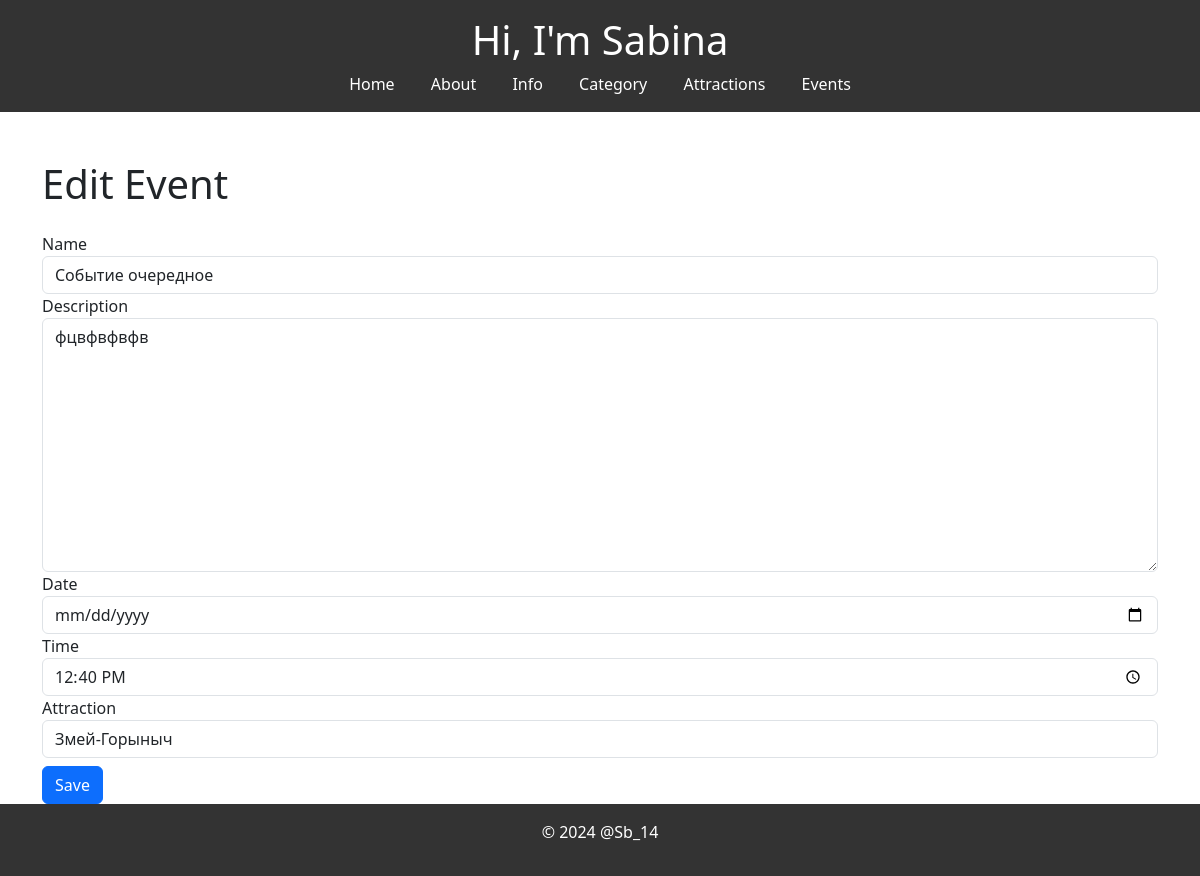
The page /events/edit/6/ on the database its author committed.
### myapp/models.py (models this page shows, shortened)
class Event(models.Model):
    name = models.CharField(max_length=100, verbose_name='Название')
    description = models.TextField(verbose_name='Описание')
    date = models.DateField(verbose_name='Дата')
    time = models.TimeField(verbose_name='Время')
    attraction = models.ForeignKey(Attraction, on_delete=models.CASCADE, verbose_name='Достопримечательность')
    created_at = models.DateTimeField(auto_now_add=True, verbose_name='Дата создания')
    is_active = models.BooleanField(default=True, verbose_name='Активно')
    class Meta:
        verbose_name = 'Событие'
        verbose_name_plural = 'События'

### myapp/views.py (the view)
# urls.py: path('events/edit/<int:pk>/', views.edit_event, name='edit_event'),
def edit_event(request, pk):
    event = get_object_or_404(Event, pk=pk)
    if request.method == 'POST':
        form = EventForm(request.POST, instance=event)
        if form.is_valid():
            form.save()
            return redirect('event_list')
    else:
        form = EventForm(instance=event)
    return render(request, 'myapp/edit_event.html', {'form': form})

### myapp/forms.py
class EventForm(forms.ModelForm):
    class Meta:
        model = Event
        fields = ['name', 'description', 'date', 'time', 'attraction']
        widgets = {
            'name': forms.TextInput(attrs={'class': 'form-control'}),
            'description': forms.Textarea(attrs={'class': 'form-control'}),
            'date': forms.DateInput(attrs={'class': 'form-control', 'type': 'date'}),
            'time': forms.TimeInput(attrs={'class': 'form-control', 'type': 'time'}),
            'attraction': forms.Select(attrs={'class': 'form-control'}),
        }

### myapp/models.py (called while the page is built)
    def __str__(self):
        return self.name

### myapp/templates/myapp/edit_event.html (shortened to what this page needs)
{% extends 'myapp/layout.html' %}
{% load static %}
{% block body %}
{% include 'myapp/header.html' %}
<div class="container mt-5">
    <h1 class="mb-4">Edit Event</h1>
    <form method="post">
        <div class="form-group">
            <label for="name">Name</label>
            {{ form.name }}
        </div>
        <div class="form-group">
            <label for="description">Description</label>
            {{ form.description }}
        </div>
        <div class="form-group">
            <label for="date">Date</label>
            {{ form.date }}
        </div>
        <div class="form-group">
            <label for="time">Time</label>
            {{ form.time }}
        </div>
        <div class="form-group">
            <label for="attraction">Attraction</label>
            {{ form.attraction }}
        </div>
        <button type="submit" class="btn btn-primary mt-2">Save</button>
    </form>
</div>
{% endblock %}

### myapp/static/myapp/css/styles.css (style rules this page uses)
html, body { height: 100%; margin: 0; padding: 0; font-family: Arial, sans-serif; background-color: #f4f4f4; }
body { display: flex; flex-direction: column; min-height: 100vh; }
.container { flex-direction: column; margin-top: 20px; }

### rows shown on the page
Event: name "Событие очередное", description "фцвфвфвфв", time "12:40:00", attraction "Змей-Горыныч"
